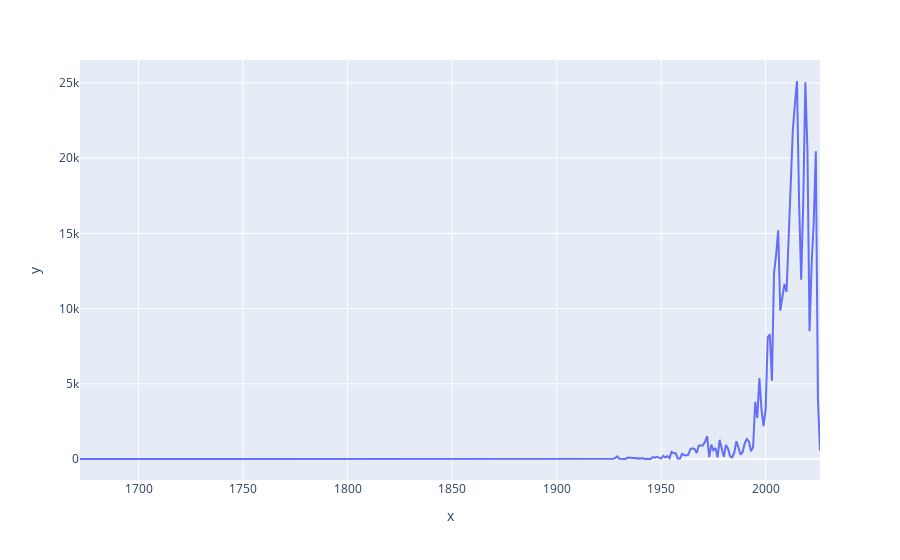

Here is the notebook cell this chart was saved with:
### Markdown cell above
### Sensitivity with Scipy

### Code cell
# K is the size of the sensitivity analysis.
K = 1000
# n is the sample size.
# TODO: uncomment: n = obs.select(pl.col("observed_count").sum()).collect().item()
n = 330
# N is the target population size.
N = int(np.round(np.abs(stats.norm(loc=450000, scale=50000).rvs(size=1))).item())

# We are probably more likely to have non-response for older cars.
model_years = obs.select("model_year").collect().to_series().to_numpy()
num_model_years = model_years.shape[0]
params = {
    "t":model_years,
    "A":10, 
    "K":2, 
    "B":0.5, 
    "nu":10, 
    "Q":100, 
    "C":1, 
    "M":1990 
}
lower = 0.7
# upper is between 2 and 10.
upper = richards_curve(
    **params
)

multiplier_1 = stats.beta(a=0.5, b=0.5).rvs(size=num_model_years)
# multiplier_2 is between lower and upper.
multiplier_2 = lower + (upper - lower) * multiplier_1
alpha_for_R_0_weight = 1
key, subkey = random.split(key)
alpha_for_R_0 = multiplier_2 * get_alpha(PRNG_key=subkey, reg_weight=alpha_for_R_0_weight)
m = np.ceil(alpha_for_R_0).astype(np.int64)
probs_for_R_0 = stats.dirichlet(alpha=alpha_for_R_0).rvs(size=1).ravel()
multivariate_hypergeom_obj = stats.multivariate_hypergeom(
    m=m,
    n=N - n
)
num_1s_for_R_0 = multivariate_hypergeom_obj.rvs(size=1).ravel()

#########################
# alpha_for_R_0_weight = 1
# key, subkey = random.split(key)
# alpha_for_R_0 = multiplier_2 * get_alpha(PRNG_key=subkey, reg_weight=alpha_for_R_0_weight)

# probs_for_R_0 = stats.dirichlet(alpha=alpha_for_R_0).rvs(size=K)

# # Make num_1s_for_R_0 to hold multiple runs of the
# # sensitivity analysis.
# num_1s_for_R_0 = np.empty(shape=probs_for_R_0.shape)

# for i in range(num_1s_for_R_0.shape[0]):
#     num_1s_for_R_0[i, :] = stats.multinomial(
#         n=N - n,
#         p=probs_for_R_0[i, :]
#     ).rvs(
#         size=1
#     )

fig = px.line(x=model_years, y=num_1s_for_R_0)
fig.show()

### Figure 1 — Plotly figure (JSON) as saved in the notebook; plotly's stock layout.template omitted (floating-point values rounded to 4 significant figures; data arrays with more than 128 entries replaced by an {"elided": "..."} marker saying what was removed)
{"data": [{"hovertemplate": "x=%{x}<br>y=%{y}<extra></extra>", "legendgroup": "", "line": {"color": "#636efa", "dash": "solid"}, "marker": {"symbol": "circle"}, "mode": "lines", "name": "", "orientation": "v", "showlegend": false, "type": "scatter", "x": {"elided": "355 int values"}, "xaxis": "x", "y": {"elided": "355 int values"}, "yaxis": "y"}], "layout": {"legend": {"tracegroupgap": 0}, "margin": {"t": 60}, "xaxis": {"anchor": "y", "domain": [0, 1], "title": {"text": "x"}}, "yaxis": {"anchor": "x", "domain": [0, 1], "title": {"text": "y"}}}}
